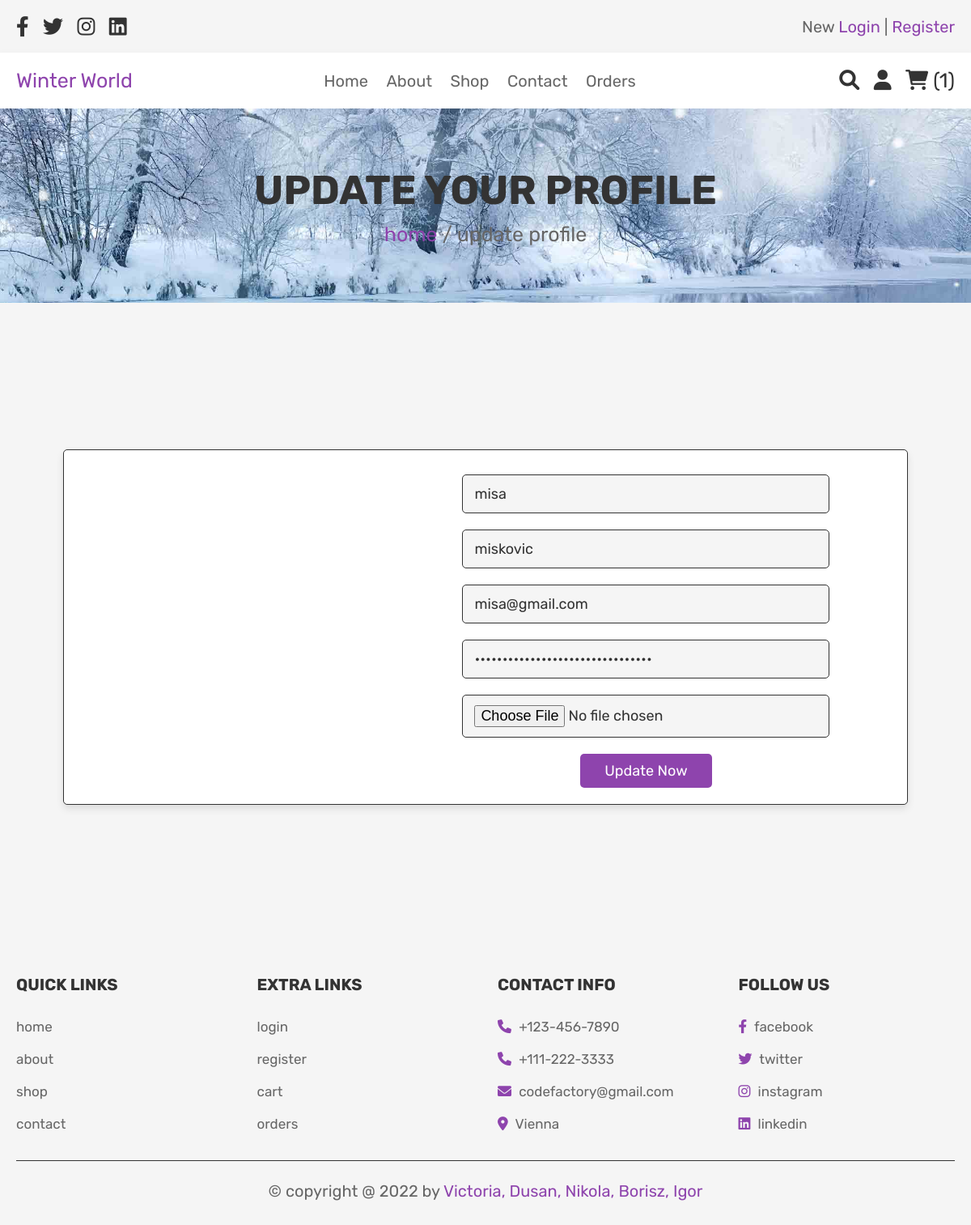
/user_update.php (signed in), run on the app's committed database.
### tables this page shows
CREATE TABLE `users` (
  `id` int(100) NOT NULL,
  `name` varchar(100) NOT NULL,
  `lname` varchar(55) NOT NULL,
  `email` varchar(100) NOT NULL,
  `password` varchar(100) NOT NULL,
  `image` varchar(255) DEFAULT NULL,
  `user_type` varchar(20) NOT NULL DEFAULT 'user',
  `ban` enum('yes','no') DEFAULT NULL,
  `ban_start` date DEFAULT NULL,
  `ban_end` date DEFAULT NULL
);

### user_update.php (the view, shortened to what this page needs)
<?php
include 'config.php';
$select_users = mysqli_query($conn, "SELECT * FROM `users` WHERE id = {$_SESSION["user_id"]}") or die('query failed');
$row = mysqli_fetch_assoc($select_users);
?>
<!DOCTYPE html>
<html lang="en">
<head>
   <link rel="stylesheet" href="https://cdnjs.cloudflare.com/ajax/libs/font-awesome/6.0.0/css/all.min.css">
   <link rel="stylesheet" href="css/style.css">
</head>
<body>
<?php include 'header.php'; ?>
<div class="heading">
   <h3>Update your Profile</h3>
   <p> <a href="home.php">home</a> / update profile </p>
</div>
<div class="form-container" >
   <form action="" method="post" enctype="multipart/form-data" style="display: flex;width:90%">
      <div style="width: 100%;">
      </div>
      <div>
      <input type="text" value="<?php echo $row['name']; ?>" name="update_name" placeholder="enter your name" required class="box">
      <input type="text" name="update_lname" placeholder="enter your lname" required class="box" value="<?php echo $row['lname']; ?>">
      <input type="email" value="<?php echo $row['email']; ?>" name="update_email" placeholder="enter your email" required class="box">
      <input type="password" value="<?php echo $row['password']; ?>" name="update_password" placeholder="enter your password" required class="box">
      <input type="file" value="<?php echo $row['image']; ?>" name="update_image" accept="image/jpg, image/jpeg, image/png" class="box" >
    <br>
      <input type="submit" name="update_user" value="update now" class="btn">
      </div>
   </form>
</div>
<?php include 'footer.php'; ?>
</body>
</html>

### css/style.css (style rules this page uses)
:root { --purple:#8e44ad; --red:#c0392b; --orange:#f39c12; --black:#333; --white:#fff; --light-color:#666; --light-white:#ccc; --light-bg:#f5f5f5; --border:.1rem solid var(--black); --box-shadow:0 .5rem 1rem rgba(0,0,0,.1); }
* { font-family: 'Rubik', sans-serif; margin:0; padding:0; box-sizing: border-box; outline: none; border:none; text-decoration: none; transition:all .2s linear; }
html { font-size: 62.5%; overflow-x: hidden; }
.btn, .option-btn, .delete-btn, .white-btn { display: inline-block; margin-top: 1rem; padding:1rem 3rem; cursor: pointer; color:var(--white); font-size: 1.8rem; border-radius: .5rem; text-transform: capitalize; }
.white-btn, .btn { background-color: var(--purple); }
.heading { min-height: 30vh; display: flex; flex-flow: column; align-items: center; justify-content: center; gap:1rem; background: url(../images/WINTER-Banner-Front.jpg) no-repeat; background-size: cover; background-position: center; text-align: center; }
.heading h3 { font-size: 5rem; color:var(--black); text-transform: uppercase; }
.heading p { font-size: 2.5rem; color:var(--light-color); }
.heading p a { color:var(--purple); }
.form-container { min-height: 100vh; background-color: var(--light-bg); display: flex; align-items: center; justify-content: center; padding:2rem; }
.form-container form { padding:2rem; width: 50rem; border-radius: .5rem; box-shadow: var(--box-shadow); border:var(--border); background-color: var(--white); text-align: center; }
.form-container form .box { width: 75%; border-radius: .5rem; background-color: var(--light-bg); padding:1.2rem 1.4rem; font-size: 1.8rem; color:var(--black); border:var(--border); margin:1rem 0; }

### data on the page
users: update_name "misa", update_lname "miskovic", update_email "misa@gmail.com"

### other printed values
$cart_rows_number "1"
